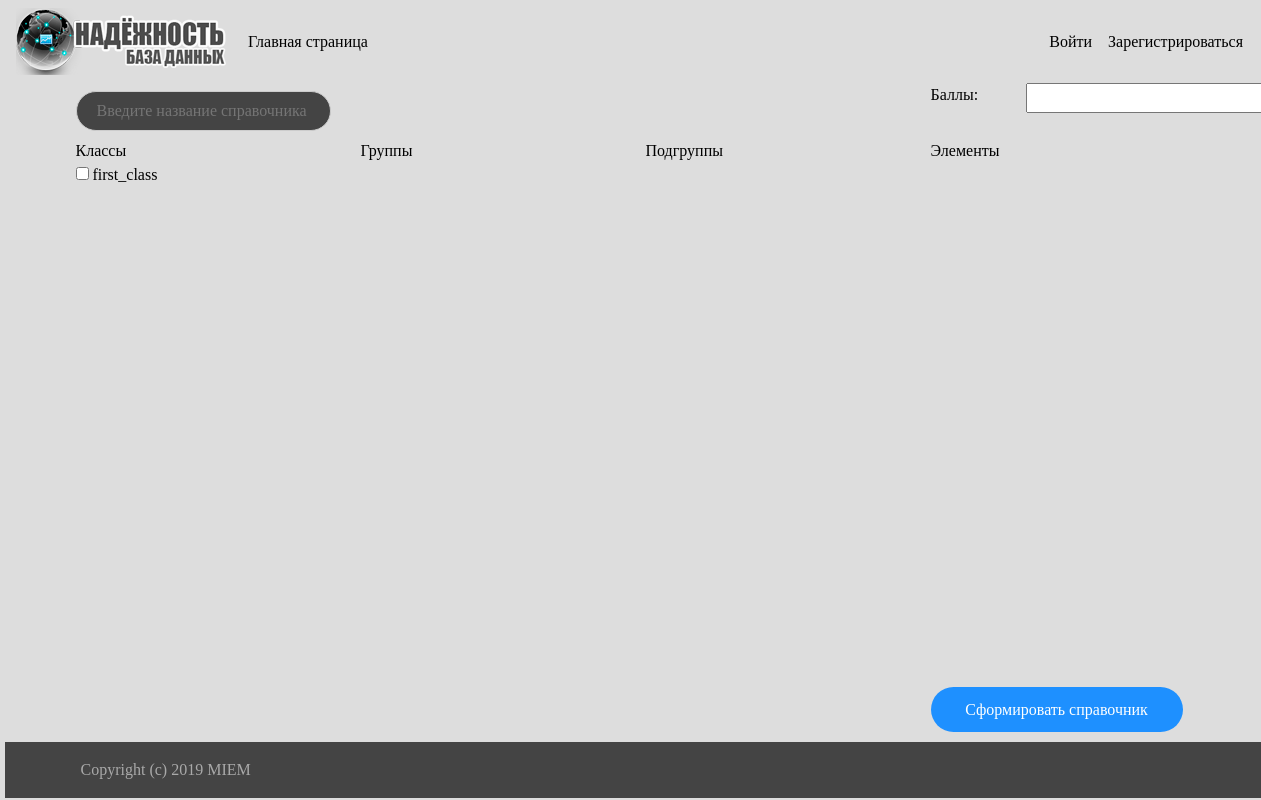
Page /creating_handbook/ on the earlier database version.
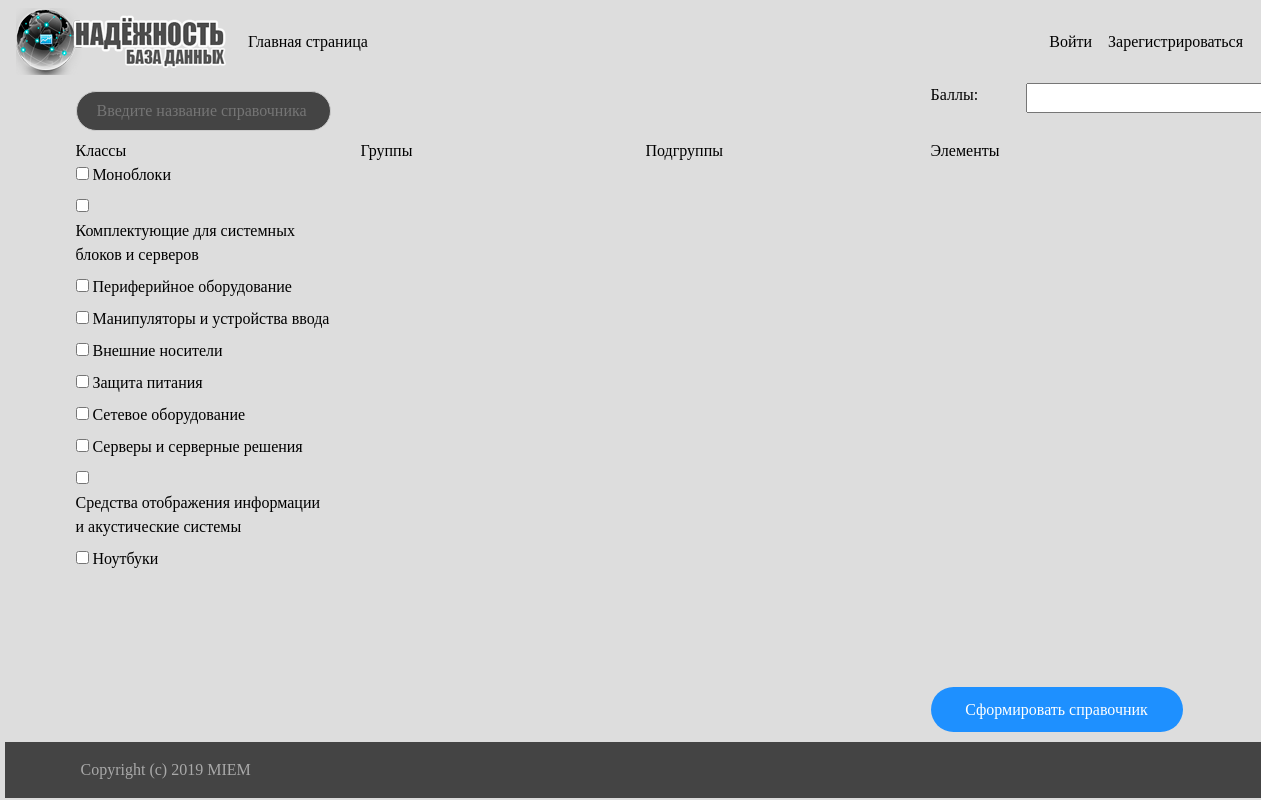
Same page on the later database version.
### HandBook/models.py (models this page shows)
class Class(models.Model):
    class Meta:
        verbose_name = "Класс"
        verbose_name_plural = "Классы"
    name = models.CharField(max_length=100, blank=False, verbose_name="Название")

### HandBook/views.py (the view)
# urls.py: path('creating_handbook/', handbook_views.choose_elements),
def choose_elements(request):
    args = {}
    args.update(csrf(request))
    classes = [{"id": create_unique_id(_class), "name": _class.name} for _class in Class.objects.all()]
    args.update({"classes": classes})
    args.update({"username": request.user.username})
    args.update({"user": request.user})
    return render_to_response("handbookCreatingExtension.html", args)

### HandBook/views.py (called while the page is built)
def create_unique_id(object):
    models = [Class, Group, SubGroup, Element]
    for index, model in enumerate(models):
        if isinstance(object, model):
            return str(index) + "_" + str(object.id)

### HandBook/templates/handbookCreatingExtension.html (shortened to what this page needs)
{% extends "handbookCreating.html" %}
{% block CLASSES %}
    <div id="column_0">
        {% for class in classes %}
            <div id="container_{{ class.id }}">
                <input type="checkbox" id="{{ class.id }}" name="{{ class.id }}" value="{{ class.name }}" onchange="click_handler(this)">
                <label for="{{ class.name }}">{{ class.name }}</label>
                <br>
            </div>
        {% endfor %}
    </div>
{% endblock %}
{% block MENU %}
    <nav class="navbar navbar-expand-lg">
      <div class="collapse navbar-collapse" id="navbarNavDropdown">
          <span class="mbr-brand__logo"><a href="#"><img class="menu_logo" src="/static/Images/logo.png" alt="Mobirise"></a></span>
          <ul class="navbar-nav">
            <li class="nav-item">
                    <a class="nav-link menu_text" href="/home/"> Главная страница </a>
            </li>
            {% if username %}
                <li class="nav-item">
                    <a class="nav-link menu_text" href="/offer_element/"> Предложить элементы </a>
                </li>
                <li class="nav-item">
                    <a class="nav-link menu_text" href="/contact/"> Обратная связь </a>
                </li>
                <div class="form-row auth_pare">
                    <li class="nav-item">
                        <a class="nav-link menu_text" href="/personal_account/"> Личный кабинет </a>
                    </li>
                    <li class="nav-item">
                        <a class="nav-link menu_text" href="/auth/logout/">Выйти ({{ username }})<span class="sr-only">(current)</span></a>
                    </li>
                </div>
            {% else %}
                <div class="form-row auth_pare">
                    <li>
                        <a class="nav-link menu_text" href="/auth/login/"> Войти </a>
                    </li>
                    <li>
                        <a class="nav-link menu_text" href="/auth/registration/"> Зарегистрироваться </a>
                    </li>
                </div>
            {% endif %}
          </ul>
      </div>
    </nav>
{% endblock %}

### HandBook/templates/handbookCreating.html (shortened to what this page needs)
{% load staticfiles %}
<!DOCTYPE html>
<html lang="en">
<head>
    <link rel="stylesheet" type="text/css" href="{% static "CSS/bootstrap.css" %}">
    <link rel="stylesheet" type="text/css" href="{% static "CSS/CustomStyles.css" %}">
    <link rel="stylesheet" type="text/css" href="{% static "CSS/BeautyForms.css" %}">
</head>
<body onload="initialize_page()" background="/static/Images/Back.jpg">
<div>
    {% block MENU %}
    {% endblock %}
</div>
<form method="post" action="/created_handbook/">
    <div class="container" style="margin-bottom: 10%">
        <div class="row">
            <div class="col-md-3">
                <input id="handbook_name" type="text" placeholder="Введите название справочника" name="handbook_name" autocomplete="off" required>
            </div>
            <div class="col-md-6"></div>
            <div class="col-md-1 handbook_text">
                Баллы:
            </div>
            <div class="col-md-1">
                <input id="coins" name="coins" value="{{ user.profile.coins }}" readonly>
            </div>
        </div>
        <div class="row">
                <div class="col-md-3 handbook_text">
                    Классы
                    {% block CLASSES %}
                    {% endblock %}
                </div>
                <div class="col-md-3 handbook_text">
                    Группы
                </div>
                <div class="col-md-3 handbook_text">
                    Подгруппы
                </div>
                <div class="col-md-3 handbook_text">
                    Элементы
                </div>
        </div>
    </div>
    <div class="container">
        <div class="row">
            <div class="col-md-9"></div>
            <div class="col-md-3">
                <input type="submit" class="handbook_confirm" value="Сформировать справочник">
            </div>
        </div>
    </div>
</form>
    <footer class="fixedContactData contacts_text" id="footer1-94" style="background-color: rgb(68, 68, 68);">
        <div class="container">
            <div class="row">
                <div class="col-sm-12">
                    <p class="mbr-footer__copyright"></p><p>Copyright (c) 2019 MIEM</p><p></p>
                </div>
            </div>
        </div>
    </footer>
</body>
</html>

### static/CSS/CustomStyles.css (style rules this page uses)
.auth_pare { position: absolute; right: 15px; }
.fixedContactData { background-color: white; position: fixed; left: 5px; bottom: 2px; width: 100%; }
.menu_text { color: black; font-family: Calibri; }
.menu_logo { display: inline-block; }
.contacts_text { color: darkgray; font-family: Calibri; }
.handbook_text { color: black; font-family: Calibri; }
.handbook_confirm { position: fixed; width: 30px; max-width: 20%; bottom: 60px; }

### static/CSS/BeautyForms.css (style rules this page uses)
input[type=text] { width: 100%; height: 40px; padding: 4px 20px; margin: 8px 0; display: block; border: 1px solid #ccc; border-radius: 60px; box-sizing: border-box; background-color: rgb(68, 68, 68); color: white; font-family: Calibri; }
input[type=submit] { width: 100%; height: 45px; background-color: dodgerblue; color: white; padding: 4px 20px; margin: 8px 0; border: none; border-radius: 60px; cursor: pointer; font-family: Calibri; }
input[type=submit] { border-radius: 60px; border-color: dodgerblue; outline: none; }

Differences in the rows shown:
removed Class: name "first_class"
added Class: name "Моноблоки"
added Class: name "Комплектующие для системных блоков и серверов"
added Class: name "Периферийное оборудование"
added Class: name "Манипуляторы и устройства ввода"
added Class: name "Внешние носители"
added Class: name "Защита питания"
added Class: name "Сетевое оборудование"
added Class: name "Серверы и серверные решения"
added Class: name "Средства отображения информации и акустические системы"
added Class: name "Ноутбуки"
